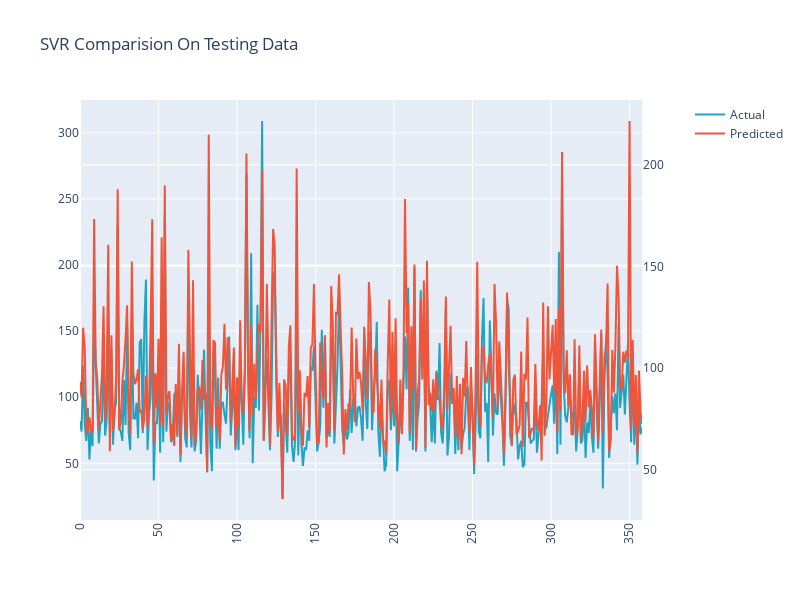

Source (notebook cell):
### Markdown cell above
## Comparision Of Predicted AQI and Actual AQI

### Code cell
import plotly.graph_objects as go
from plotly.subplots import make_subplots

trace1 = go.Scatter(
   
    y=df_y.iloc[:,-1],
    name="Actual",
    marker=dict(
        color='rgb(34,163,192)'
               )
)
trace2 = go.Scatter(
    y=df_y.iloc[:,0],
    
    name='Predicted',
    yaxis='y2'

)
fig = make_subplots(specs=[[{"secondary_y": True}]])
fig.add_trace(trace1)
fig.add_trace(trace2,secondary_y=True)
fig['layout'].update(height = 600, width = 800, title = "SVR Comparision On Testing Data ",xaxis=dict(
      tickangle=-90
    ))
fig.show()

### Figure 1 — Plotly figure (JSON) as saved in the notebook; plotly's stock layout.template omitted (floating-point values rounded to 4 significant figures; data arrays with more than 128 entries replaced by an {"elided": "..."} marker saying what was removed)
{"data": [{"marker": {"color": "rgb(34,163,192)"}, "name": "Actual", "type": "scatter", "y": {"elided": "359 float values"}}, {"name": "Predicted", "type": "scatter", "xaxis": "x", "y": {"elided": "359 float values"}, "yaxis": "y2"}], "layout": {"height": 600, "title": {"text": "SVR Comparision On Testing Data "}, "width": 800, "xaxis": {"anchor": "y", "domain": [0, 0.94], "tickangle": -90}, "yaxis": {"anchor": "x", "domain": [0, 1]}, "yaxis2": {"anchor": "x", "overlaying": "y", "side": "right"}}}
